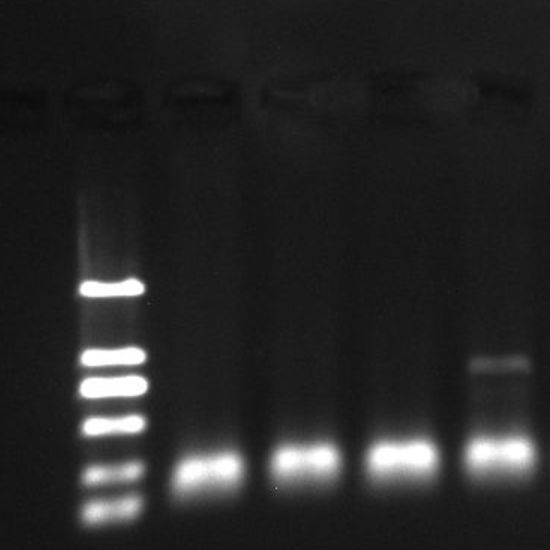
#> input picture image/gel_img1.png, 550 x 550 px
$ python bolddect.py
#> lines starting #> are read from the running program, lines starting #| are printed output that depends on the picture; after the words box and inside, x2 and y2 are one past the last pixel; in counts of white or black regions, pixels touching at a corner belong together
import cv2 as cv
import numpy as np
from matplotlib import pyplot as plt
from PIL import Image, ImageDraw, ImageFont
from urllib3.connectionpool import xrange

img = cv.imread('image/gel_img1.png')
#> img is the input picture: shape (550, 550, 3); mean B, G, R 39.7, 39.7, 39.7
gray_img =cv.cvtColor(img,cv.COLOR_BGR2GRAY)

px = gray_img.item(50,50)
#> px = 21
print(px)
#| 21
print(gray_img.shape)
#| (550, 550)
print(gray_img.size)
#| 302500
print(gray_img.dtype)
#| uint8
# [5 lines of commented-out code are left out]

img = cv.imread('image/home.png',0)
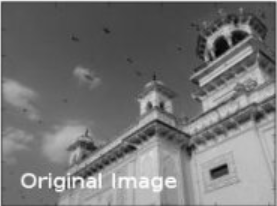
#> input picture image/home.png, 277 x 206 px
#> img: shape (206, 277); min 2, max 253, mean 117.4
# 全局阈值
ret1,th1 = cv.threshold(img,127,255,cv.THRESH_BINARY)
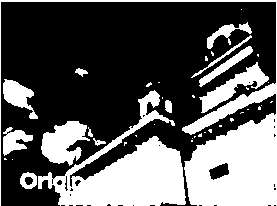
#> th1: shape (206, 277); 35.6% white; 42 white regions (28 under 20 px), largest, box (x1, y1, x2, y2) and area: (0, 0, 277, 206) 8393, (38, 90, 186, 206) 6837, (41, 121, 90, 166) 1342
# Otsu阈值
ret2,th2 = cv.threshold(img,0,255,cv.THRESH_BINARY+cv.THRESH_OTSU)
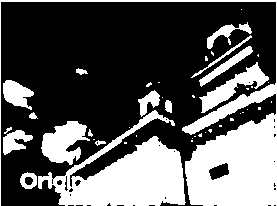
#> th2: shape (206, 277); 35% white; 45 white regions (28 under 20 px), largest, box (x1, y1, x2, y2) and area: (0, 0, 277, 206) 8341, (38, 110, 186, 206) 6461, (41, 121, 90, 165) 1294
#> ret2 = 129
# 高斯滤波后再采用Otsu阈值
blur = cv.GaussianBlur(img,(5,5),0)
ret3,th3 = cv.threshold(blur,0,255,cv.THRESH_BINARY+cv.THRESH_OTSU)
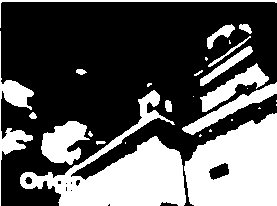
#> th3: shape (206, 277); 35.4% white; 29 white regions (13 under 20 px), largest, box (x1, y1, x2, y2) and area: (20, 90, 186, 206) 7196, (184, 113, 277, 206) 6455, (41, 121, 90, 165) 1325
#> ret3 = 128
# 绘制所有图像及其直方图
images = [img, 0, th1,
          img, 0, th2,
          blur, 0, th3]
titles = ['Original Noisy Image','Histogram','Global Thresholding (v=127)',
          'Original Noisy Image','Histogram',"Otsu's Thresholding",
          'Gaussian filtered Image','Histogram',"Otsu's Thresholding"]
#> (the run stopped early here; a loop or call above may not have finished)
